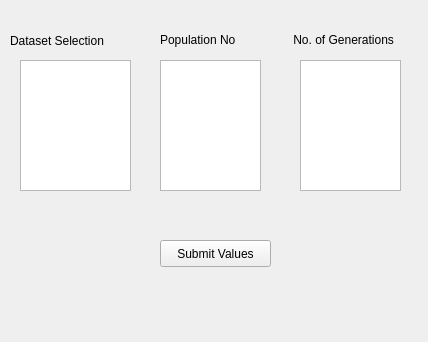
<?xml version="1.0" encoding="UTF-8"?>
<ui version="4.0">
 <class>MainWindow</class>
 <widget class="QMainWindow" name="MainWindow">
  <property name="geometry">
   <rect>
    <x>0</x>
    <y>0</y>
    <width>428</width>
    <height>342</height>
   </rect>
  </property>
  <property name="windowTitle">
   <string>MainWindow</string>
  </property>
  <widget class="QWidget" name="centralwidget">
   <widget class="QPushButton" name="Submit">
    <property name="geometry">
     <rect>
      <x>160</x>
      <y>240</y>
      <width>111</width>
      <height>27</height>
     </rect>
    </property>
    <property name="text">
     <string>Submit Values</string>
    </property>
   </widget>
   <widget class="QLabel" name="dataset">
    <property name="geometry">
     <rect>
      <x>10</x>
      <y>30</y>
      <width>121</width>
      <height>21</height>
     </rect>
    </property>
    <property name="text">
     <string>Dataset Selection</string>
    </property>
   </widget>
   <widget class="QLabel" name="population">
    <property name="geometry">
     <rect>
      <x>160</x>
      <y>30</y>
      <width>101</width>
      <height>20</height>
     </rect>
    </property>
    <property name="text">
     <string>Population No</string>
    </property>
   </widget>
   <widget class="QLabel" name="generation">
    <property name="geometry">
     <rect>
      <x>290</x>
      <y>30</y>
      <width>161</width>
      <height>20</height>
     </rect>
    </property>
    <property name="text">
     <string> No. of Generations</string>
    </property>
   </widget>
   <widget class="QListView" name="lv_dataset">
    <property name="geometry">
     <rect>
      <x>20</x>
      <y>60</y>
      <width>111</width>
      <height>131</height>
     </rect>
    </property>
    <property name="hi" stdset="0">
     <string/>
    </property>
   </widget>
   <widget class="QListView" name="lv_population">
    <property name="geometry">
     <rect>
      <x>160</x>
      <y>60</y>
      <width>101</width>
      <height>131</height>
     </rect>
    </property>
   </widget>
   <widget class="QListView" name="lv_generation">
    <property name="geometry">
     <rect>
      <x>300</x>
      <y>60</y>
      <width>101</width>
      <height>131</height>
     </rect>
    </property>
   </widget>
  </widget>
 </widget>
 <resources/>
 <connections/>
</ui>
